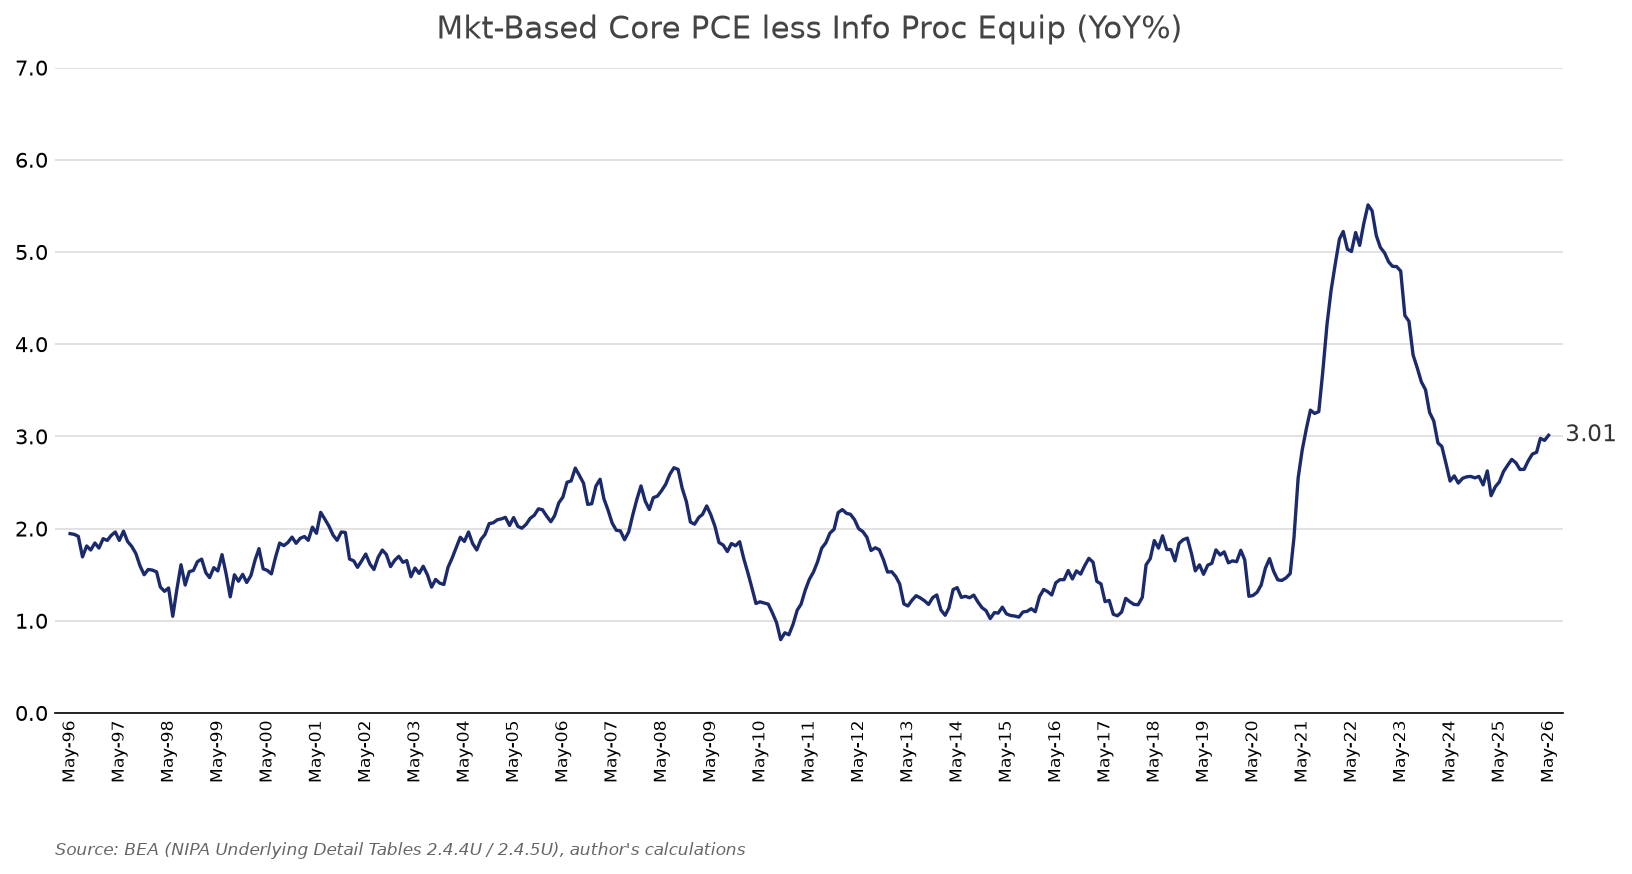

The Python source for this figure:
#!/usr/bin/env python3
"""
Reproduce Omair Sharif's (@fcastofthemonth) chart:
    "Mkt-Based Core PCE less Info Proc Equip (YoY%)"

Methodology
-----------
The series is the market-based core PCE price index (PCE ex food & energy,
market-based) with the "information processing equipment" component stripped out.
You cannot subtract chain-type index levels directly, so we remove the component
with a Tornqvist re-aggregation:

    dln(P_rest) = ( dln(P_agg) - s_ipe * dln(P_ipe) ) / (1 - s_ipe)

where s_ipe is the average nominal expenditure share of info-processing equipment
in the aggregate across months t-1 and t. We then chain the residual index and
take 12-month percent changes.

Data: BEA NIPA Underlying Detail, monthly
    Table 2.4.4U (U20404) - chain-type price indexes
    Table 2.4.5U (U20405) - nominal levels (for weights)
    Line 402 - Market-based PCE excluding food and energy
    Line  48 - Information processing equipment

Requires env var BEA_API_KEY (free key from https://apps.bea.gov/API/signup/).
"""
import os
import sys
import numpy as np
import pandas as pd
import requests
import matplotlib

matplotlib.use("Agg")
import matplotlib.pyplot as plt
from matplotlib.ticker import MultipleLocator

BASE = "https://apps.bea.gov/api/data"
AGG_LINE = "402"   # Market-based PCE excluding food and energy
IPE_LINE = "48"    # Information processing equipment


def get_key():
    k = os.environ.get("BEA_API_KEY")
    if not k:
        sys.exit("Set BEA_API_KEY in the environment.")
    return k


def fetch(table, key):
    """Fetch a monthly underlying-detail table as a long DataFrame."""
    r = requests.get(
        BASE,
        params={
            "UserID": key,
            "method": "GetData",
            "datasetname": "NIUnderlyingDetail",
            "TableName": table,
            "Frequency": "M",
            "Year": "ALL",
            "ResultFormat": "JSON",
        },
        timeout=60,
    )
    r.raise_for_status()
    res = r.json()["BEAAPI"]["Results"]
    if "Error" in res:
        sys.exit(f"BEA error for {table}: {res['Error']}")
    df = pd.DataFrame(res["Data"])
    df["value"] = pd.to_numeric(df["DataValue"].str.replace(",", ""), errors="coerce")
    df["date"] = pd.to_datetime(df["TimePeriod"], format="%YM%m")
    return df


def line_series(df, line):
    s = (
        df[df["LineNumber"] == line]
        .set_index("date")["value"]
        .sort_index()
    )
    if s.empty:
        sys.exit(f"Line {line} not found.")
    return s


def main():
    key = get_key()
    px = fetch("U20404", key)    # price indexes
    nom = fetch("U20405", key)   # nominal levels

    p_agg = line_series(px, AGG_LINE)
    p_ipe = line_series(px, IPE_LINE)
    n_agg = line_series(nom, AGG_LINE)
    n_ipe = line_series(nom, IPE_LINE)

    data = pd.DataFrame(
        {"p_agg": p_agg, "p_ipe": p_ipe, "n_agg": n_agg, "n_ipe": n_ipe}
    ).dropna()

    # Nominal share of info-processing equipment in market-based core PCE.
    share = data["n_ipe"] / data["n_agg"]
    avg_share = 0.5 * (share + share.shift(1))   # Tornqvist average weight

    # Monthly log changes.
    dln_agg = np.log(data["p_agg"]).diff()
    dln_ipe = np.log(data["p_ipe"]).diff()

    # Residual (ex-IPE) monthly log change, then chain to an index.
    dln_rest = (dln_agg - avg_share * dln_ipe) / (1.0 - avg_share)
    p_rest = np.exp(dln_rest.fillna(0).cumsum()) * 100.0

    # 12-month percent change.
    yoy = (p_rest / p_rest.shift(12) - 1.0) * 100.0
    yoy = yoy[yoy.index >= "1996-05-01"].dropna()

    latest = yoy.iloc[-1]
    print(f"Latest point: {yoy.index[-1]:%b-%Y} = {latest:.2f}%")
    print(yoy.tail(6).to_string())

    # ---- Plot to match the original styling ----
    fig, ax = plt.subplots(figsize=(11, 6))
    navy = "#1a2a6c"
    ax.plot(yoy.index, yoy.values, color=navy, linewidth=1.6)

    ax.set_title("Mkt-Based Core PCE less Info Proc Equip (YoY%)",
                 fontsize=15, color="#444444", pad=14)
    ax.set_ylim(0, 7)
    ax.yaxis.set_major_locator(MultipleLocator(1.0))
    ax.yaxis.set_major_formatter(plt.FuncFormatter(lambda v, _: f"{v:.1f}"))
    ax.grid(axis="y", color="#dddddd", linewidth=0.8)
    ax.set_axisbelow(True)
    for spine in ["top", "right", "left"]:
        ax.spines[spine].set_visible(False)
    ax.tick_params(length=0)

    # Annotate the latest value, like the original.
    ax.annotate(f"{latest:.2f}", xy=(yoy.index[-1], latest),
                xytext=(8, 0), textcoords="offset points",
                va="center", fontsize=11, color="#333333")

    # Sparse year-ish ticks similar to the source.
    ticks = pd.date_range("1996-05-01", yoy.index[-1], freq="12MS")
    ax.set_xticks(ticks)
    ax.set_xticklabels([d.strftime("%b-%y") for d in ticks], rotation=90, fontsize=8)
    ax.margins(x=0.01)

    ax.text(0.0, -0.22,
            "Source: BEA (NIPA Underlying Detail Tables 2.4.4U / 2.4.5U), "
            "author's calculations",
            transform=ax.transAxes, fontsize=8, style="italic", color="#666666")

    fig.tight_layout()
    out = os.path.join(os.path.dirname(os.path.abspath(__file__)),
                       "mkt_based_core_less_ipe.png")
    fig.savefig(out, dpi=150, bbox_inches="tight")
    print(f"Saved {out}")

    # Also save the underlying data.
    csv = os.path.join(os.path.dirname(os.path.abspath(__file__)),
                       "mkt_based_core_less_ipe.csv")
    yoy.rename("yoy_pct").to_csv(csv)
    print(f"Saved {csv}")


if __name__ == "__main__":
    main()
